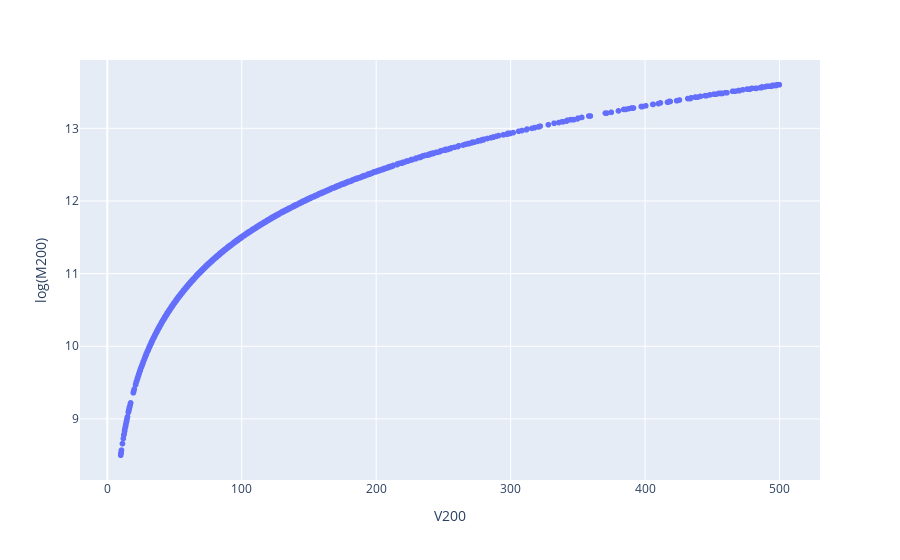

Source (notebook cell):
### Code cell
init_notebook_mode(connected=True)
fig = px.scatter(df, y='log(M200)', x='V200')
fig.show()

### Figure 1 — Plotly figure (JSON) as saved in the notebook; plotly's stock layout.template omitted (floating-point values rounded to 4 significant figures; data arrays with more than 128 entries replaced by an {"elided": "..."} marker saying what was removed)
{"data": [{"hovertemplate": "V200=%{x}<br>log(M200)=%{y}<extra></extra>", "legendgroup": "", "marker": {"color": "#636efa", "symbol": "circle"}, "mode": "markers", "name": "", "showlegend": false, "type": "scattergl", "x": {"elided": "2100 float values"}, "xaxis": "x", "y": {"elided": "2100 float values"}, "yaxis": "y"}], "layout": {"legend": {"tracegroupgap": 0}, "margin": {"t": 60}, "xaxis": {"anchor": "y", "domain": [0, 1], "title": {"text": "V200"}}, "yaxis": {"anchor": "x", "domain": [0, 1], "title": {"text": "log(M200)"}}}}
